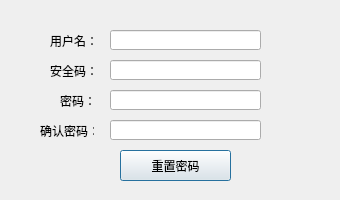
<?xml version="1.0" encoding="UTF-8"?>
<ui version="4.0">
 <class>forgetDialog</class>
 <widget class="QDialog" name="forgetDialog">
  <property name="geometry">
   <rect>
    <x>0</x>
    <y>0</y>
    <width>340</width>
    <height>200</height>
   </rect>
  </property>
  <property name="windowTitle">
   <string>忘记密码</string>
  </property>
  <widget class="CheckQLineEdit" name="text_passwd2">
   <property name="geometry">
    <rect>
     <x>110</x>
     <y>120</y>
     <width>151</width>
     <height>20</height>
    </rect>
   </property>
   <property name="echoMode">
    <enum>QLineEdit::Password</enum>
   </property>
  </widget>
  <widget class="QLabel" name="label_2">
   <property name="geometry">
    <rect>
     <x>60</x>
     <y>90</y>
     <width>51</width>
     <height>21</height>
    </rect>
   </property>
   <property name="text">
    <string>密码：</string>
   </property>
  </widget>
  <widget class="QLabel" name="label_4">
   <property name="geometry">
    <rect>
     <x>50</x>
     <y>60</y>
     <width>54</width>
     <height>21</height>
    </rect>
   </property>
   <property name="text">
    <string>安全码：</string>
   </property>
  </widget>
  <widget class="CheckQLineEdit" name="text_username">
   <property name="geometry">
    <rect>
     <x>110</x>
     <y>30</y>
     <width>151</width>
     <height>20</height>
    </rect>
   </property>
  </widget>
  <widget class="QLabel" name="label">
   <property name="geometry">
    <rect>
     <x>50</x>
     <y>30</y>
     <width>54</width>
     <height>21</height>
    </rect>
   </property>
   <property name="text">
    <string>用户名：</string>
   </property>
  </widget>
  <widget class="QLabel" name="label_3">
   <property name="geometry">
    <rect>
     <x>40</x>
     <y>120</y>
     <width>54</width>
     <height>21</height>
    </rect>
   </property>
   <property name="text">
    <string>确认密码：</string>
   </property>
  </widget>
  <widget class="CheckQLineEdit" name="text_qq">
   <property name="geometry">
    <rect>
     <x>110</x>
     <y>60</y>
     <width>151</width>
     <height>20</height>
    </rect>
   </property>
   <property name="echoMode">
    <enum>QLineEdit::Password</enum>
   </property>
  </widget>
  <widget class="QPushButton" name="pushButton">
   <property name="geometry">
    <rect>
     <x>120</x>
     <y>150</y>
     <width>111</width>
     <height>31</height>
    </rect>
   </property>
   <property name="sizePolicy">
    <sizepolicy hsizetype="Fixed" vsizetype="Fixed">
     <horstretch>0</horstretch>
     <verstretch>0</verstretch>
    </sizepolicy>
   </property>
   <property name="text">
    <string>重置密码</string>
   </property>
  </widget>
  <widget class="CheckQLineEdit" name="text_passwd1">
   <property name="geometry">
    <rect>
     <x>110</x>
     <y>90</y>
     <width>151</width>
     <height>20</height>
    </rect>
   </property>
   <property name="echoMode">
    <enum>QLineEdit::Password</enum>
   </property>
  </widget>
 </widget>
 <customwidgets>
  <customwidget>
   <class>CheckQLineEdit</class>
   <extends>QLineEdit</extends>
   <header location="global">checkqlineedit.h</header>
  </customwidget>
 </customwidgets>
 <resources/>
 <connections/>
</ui>
